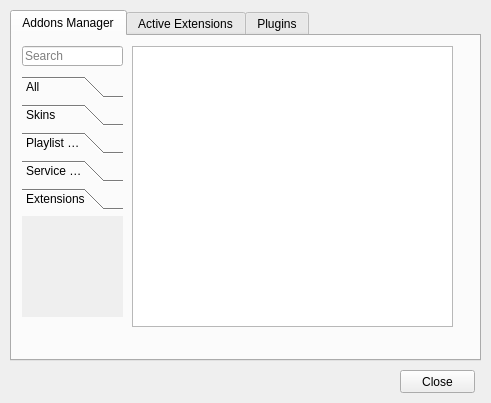
<?xml version="1.0" encoding="UTF-8"?>
<ui version="4.0">
 <class>pluginsAndExtensionsDialog</class>
 <widget class="QDialog" name="pluginsAndExtensionsDialog">
  <property name="geometry">
   <rect>
    <x>0</x>
    <y>0</y>
    <width>491</width>
    <height>403</height>
   </rect>
  </property>
  <property name="windowTitle">
   <string>Addons Manager</string>
  </property>
  <widget class="QTabWidget" name="tabWidget">
   <property name="geometry">
    <rect>
     <x>10</x>
     <y>10</y>
     <width>471</width>
     <height>351</height>
    </rect>
   </property>
   <property name="currentIndex">
    <number>0</number>
   </property>
   <widget class="QWidget" name="tab">
    <attribute name="title">
     <string>Addons Manager</string>
    </attribute>
    <widget class="QStackedWidget" name="stackedWidget">
     <property name="geometry">
      <rect>
       <x>120</x>
       <y>10</y>
       <width>331</width>
       <height>291</height>
      </rect>
     </property>
     <property name="currentIndex">
      <number>1</number>
     </property>
     <widget class="QWidget" name="page">
      <widget class="QListView" name="listView_3">
       <property name="geometry">
        <rect>
         <x>5</x>
         <y>1</y>
         <width>321</width>
         <height>281</height>
        </rect>
       </property>
      </widget>
     </widget>
     <widget class="QWidget" name="page_8">
      <widget class="QListView" name="listView_5">
       <property name="geometry">
        <rect>
         <x>0</x>
         <y>0</y>
         <width>321</width>
         <height>281</height>
        </rect>
       </property>
      </widget>
     </widget>
     <widget class="QWidget" name="page_2">
      <widget class="QListView" name="listView_4">
       <property name="geometry">
        <rect>
         <x>0</x>
         <y>0</y>
         <width>321</width>
         <height>281</height>
        </rect>
       </property>
      </widget>
     </widget>
    </widget>
    <widget class="QToolBox" name="toolBox">
     <property name="geometry">
      <rect>
       <x>10</x>
       <y>40</y>
       <width>101</width>
       <height>241</height>
      </rect>
     </property>
     <property name="currentIndex">
      <number>4</number>
     </property>
     <widget class="QWidget" name="page_3">
      <property name="geometry">
       <rect>
        <x>0</x>
        <y>0</y>
        <width>101</width>
        <height>106</height>
       </rect>
      </property>
      <attribute name="label">
       <string>All</string>
      </attribute>
     </widget>
     <widget class="QWidget" name="page_5">
      <attribute name="label">
       <string>Skins</string>
      </attribute>
     </widget>
     <widget class="QWidget" name="page_6">
      <attribute name="label">
       <string>Playlist parsers</string>
      </attribute>
     </widget>
     <widget class="QWidget" name="page_7">
      <attribute name="label">
       <string>Service Discovery</string>
      </attribute>
     </widget>
     <widget class="QWidget" name="page_4">
      <property name="geometry">
       <rect>
        <x>0</x>
        <y>0</y>
        <width>101</width>
        <height>106</height>
       </rect>
      </property>
      <attribute name="label">
       <string>Extensions</string>
      </attribute>
     </widget>
    </widget>
    <widget class="QLineEdit" name="lineEdit_2">
     <property name="geometry">
      <rect>
       <x>10</x>
       <y>10</y>
       <width>101</width>
       <height>20</height>
      </rect>
     </property>
     <property name="placeholderText">
      <string>Search</string>
     </property>
     <property name="clearButtonEnabled">
      <bool>true</bool>
     </property>
    </widget>
   </widget>
   <widget class="QWidget" name="tab_2">
    <attribute name="title">
     <string>Active Extensions</string>
    </attribute>
    <widget class="QListView" name="listView_2">
     <property name="geometry">
      <rect>
       <x>10</x>
       <y>10</y>
       <width>441</width>
       <height>281</height>
      </rect>
     </property>
    </widget>
    <widget class="QPushButton" name="pushButton_2">
     <property name="geometry">
      <rect>
       <x>10</x>
       <y>300</y>
       <width>131</width>
       <height>23</height>
      </rect>
     </property>
     <property name="text">
      <string>Reload extensions</string>
     </property>
    </widget>
    <widget class="QPushButton" name="pushButton_3">
     <property name="geometry">
      <rect>
       <x>320</x>
       <y>300</y>
       <width>131</width>
       <height>23</height>
      </rect>
     </property>
     <property name="styleSheet">
      <string notr="true"/>
     </property>
     <property name="text">
      <string>More information</string>
     </property>
     <property name="default">
      <bool>false</bool>
     </property>
     <property name="flat">
      <bool>false</bool>
     </property>
    </widget>
   </widget>
   <widget class="QWidget" name="tab_3">
    <attribute name="title">
     <string>Plugins</string>
    </attribute>
    <widget class="QListView" name="listView">
     <property name="geometry">
      <rect>
       <x>10</x>
       <y>10</y>
       <width>441</width>
       <height>281</height>
      </rect>
     </property>
    </widget>
    <widget class="QLabel" name="label">
     <property name="geometry">
      <rect>
       <x>10</x>
       <y>300</y>
       <width>41</width>
       <height>21</height>
      </rect>
     </property>
     <property name="text">
      <string>Search:</string>
     </property>
    </widget>
    <widget class="QLineEdit" name="lineEdit">
     <property name="geometry">
      <rect>
       <x>60</x>
       <y>300</y>
       <width>391</width>
       <height>20</height>
      </rect>
     </property>
     <property name="placeholderText">
      <string>Search</string>
     </property>
     <property name="clearButtonEnabled">
      <bool>true</bool>
     </property>
    </widget>
   </widget>
  </widget>
  <widget class="QPushButton" name="pushButton">
   <property name="geometry">
    <rect>
     <x>400</x>
     <y>370</y>
     <width>75</width>
     <height>23</height>
    </rect>
   </property>
   <property name="text">
    <string>Close</string>
   </property>
  </widget>
 </widget>
 <resources/>
 <connections/>
</ui>
